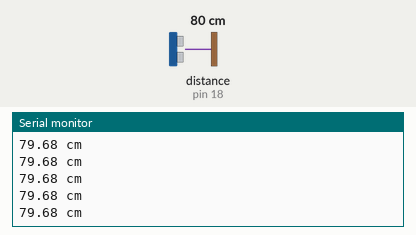
Simulated run of this sketch. Board: Arduino Uno, built with avr-gcc and run on an emulated ATmega328P. Parts: the last lines printed to the serial monitor. Wiring (inferred from the names in the program): ultrasonic range finder: trigger pin 5; echo pin 18. The inputs (shaded band) are chosen by the test bench; at power-on: distance to the obstacle (sensor on pin 18) 80 cm. The echo pulse lasts 58.3 µs per cm.

Above: at 1.2 s.
1.3 s: distance to the obstacle (sensor on pin 18) set to 2 cm
At 1.6 s:
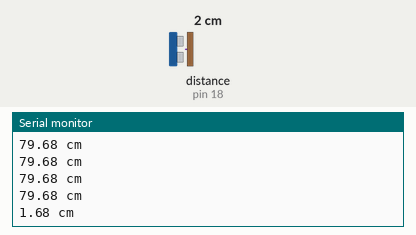
2.8 s: distance to the obstacle (sensor on pin 18) set to 4 cm
At 2.8 s:
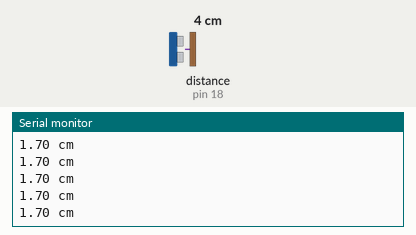
Timing chart, 0 to 5.8 s (numbered marks = the images above; inputs shaded):
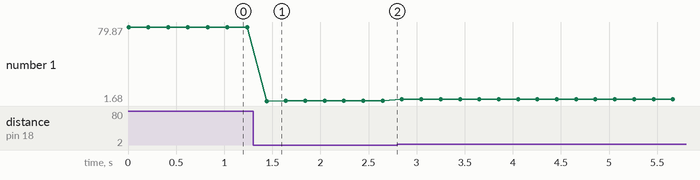

Measured:
- after the input at 1.3 s, the serial monitor: prints a new line after 0.14 s (image 1)
- plotted number 1: 79.68 → 1.7 after the input at 1.3 s, 1.7 → 3.69 after the input at 2.8 s

The sketch:

test_04_ultrasonic.ino
```cpp
// hold your hand at 10 cm then 30 cm, readings should roughly match.
// echo goes through the 1k/2k divider, never straight into the pin.

#define TRIG_PIN 5
#define ECHO_PIN 18

void setup() {
  Serial.begin(115200);
  pinMode(TRIG_PIN, OUTPUT);
  pinMode(ECHO_PIN, INPUT);
  Serial.println("Bench test 4: ultrasonic");
}

void loop() {
  digitalWrite(TRIG_PIN, LOW);  delayMicroseconds(2);
  digitalWrite(TRIG_PIN, HIGH); delayMicroseconds(10);
  digitalWrite(TRIG_PIN, LOW);

  // 30 ms timeout is about 5 m
  unsigned long us = pulseIn(ECHO_PIN, HIGH, 30000);

  if (us == 0) {
    Serial.println("no echo");
  } else {
    // round trip, hence the /2
    Serial.print(us * 0.0343 / 2);
    Serial.println(" cm");
  }
  delay(200);
}
```
